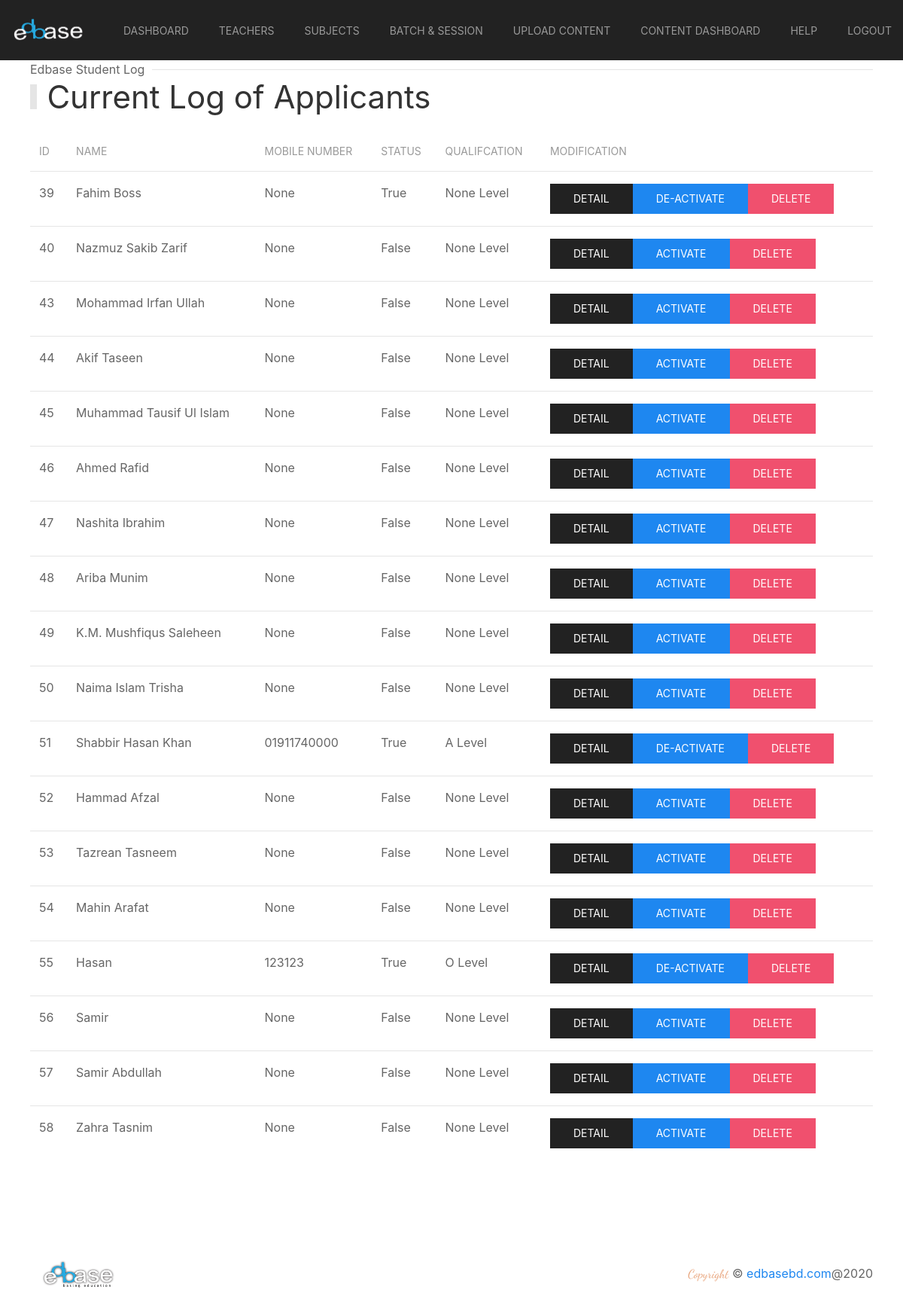
The page /dashboard/ (signed in) on the database its author committed.
### applicant/models.py (models this page shows, shortened)
class Student(models.Model):
    user = models.OneToOneField(User, on_delete=models.CASCADE)
    name = models.CharField(max_length=128, null=True, blank=True)
    mobile = models.CharField(max_length=11, null=True, blank=True)
    guardian_mobile = models.CharField(max_length=11, null=True, blank=True)
    email = models.EmailField(max_length=128, null=True, blank=True)
    school = models.CharField(max_length=128, null=True, blank=True)
    status = models.BooleanField(default=False, null=True, blank=True)
    user_type = models.CharField(max_length=128, null=True, blank=True)
    qualification = models.CharField(max_length=128, null=True, blank=True)
    created_at = models.DateTimeField(auto_now_add=True, null=True, blank=True)

### applicant/views.py (the view)
# urls.py: path('dashboard/', views.dashboard, name='dashboard'),
@login_required(login_url='/login/')
def dashboard(request):
    all_students = Student.objects.all()
    if request.session.get('user'):
        return render(request, 'dashboard.html', {'data': all_students, 'user': request.session.get('user')})
    else:
        user = "USER"
        return render(request, 'dashboard.html', {'data': all_students, 'user': user})

### applicant/templates/dashboard.html
{% extends 'base.html' %}
{% load static %}
{% block content %}
    <section class="main-section">
        {% include 'nav_admin.html' %}
    </section>
    <section id="student-list">
        <div class="uk-container">
            <div class="head">
                <h1 class="uk-heading-bullet">Current Log of Applicants</h1>
                <p class="uk-heading-line"><span>Edbase Student Log</span></p>
            </div>
            <div class="uk-child-width-1@m" uk-grid>
                <div class="uk-margin-large">
                    <table class="uk-table uk-table-hover uk-table-divider">
                        <thead>
                            <tr>
                                <th>id</th>
                                <th>Name</th>
                                <th>Mobile Number</th>
                                <th>Status</th>
                                <th>Qualifcation</th>
                                <th>Modification</th>
                            </tr>
                        </thead>
                        <tbody>
                            {% for student in data %}
                            <tr>
                                <td>{{ student.id }}</td>
                                <td>{{ student.name }}</td>
                                <td>{{ student.mobile }}</td>
                                <td>{{ student.status }}</td>
                                <td>{{ student.qualification }} Level</td>
                                <td class="uk-flex">
                                    <a href="{% url 'studentdetail' student.id %}" class="uk-button uk-button-secondary">Detail</a>
                                    {% if student.status is False %}
                                    <a href="{% url 'activate' student.id %}" class="uk-button uk-button-primary">Activate</a>
                                    {% else %}
                                    <a href="{% url 'deactivate' student.id %}" class="uk-button uk-button-primary">De-Activate</a>
                                    {% endif %}
                                    <a href="{% url 'deletestudent' student.id %}" class="uk-button uk-button-danger">Delete</a>
                                </td>
                            </tr>
                            {% endfor %}
                        </tbody>
                    </table>
                </div>
            </div>
        </div>
    </section>
    <section id="footer">
        <div class="uk-padding">
            <div class="uk-flex uk-flex-wrap uk-flex-wrap-around uk-flex-between uk-flex-middle">
                <a class="uk-navbar-item uk-logo logo-size" href="/"><img src="/static/img/edbase.png" alt="zeros"></a>
                <p class="uk-text-center"> <span class="zeros-sub-head copy">Copyright</span>  © <a href="/">edbasebd.com</a>@2020</p>
            </div>
        </div>
    </section>
{% endblock %}

### static/css/main.css (style rules this page uses)
p { margin: 0; }
.main-section { position: relative; }
.zeros-sub-head { font-family: 'Dancing Script', cursive; font-size: 2.3rem; color:#5a3a68; }
.logo-size { width: 128px; }
.copy { font-size: 1rem; color: #e8a37a; }
.head { display: flex; flex-direction: column-reverse; }

### rows shown on the page
Student: id "39", name "Fahim Boss", mobile "None", status "True", qualification "None", shows "DE-ACTIVATE"
Student: id "40", name "Nazmuz Sakib Zarif", mobile "None", status "False", qualification "None", shows "ACTIVATE"
Student: id "43", name "Mohammad Irfan Ullah", mobile "None", status "False", qualification "None", shows "ACTIVATE"
Student: id "44", name "Akif Taseen", mobile "None", status "False", qualification "None", shows "ACTIVATE"
Student: id "45", name "Muhammad Tausif Ul Islam", mobile "None", status "False", qualification "None", shows "ACTIVATE"
Student: id "46", name "Ahmed Rafid", mobile "None", status "False", qualification "None", shows "ACTIVATE"
Student: id "47", name "Nashita Ibrahim", mobile "None", status "False", qualification "None", shows "ACTIVATE"
Student: id "48", name "Ariba Munim", mobile "None", status "False", qualification "None", shows "ACTIVATE"
Student: id "49", name "K.M. Mushfiqus Saleheen", mobile "None", status "False", qualification "None", shows "ACTIVATE"
Student: id "50", name "Naima Islam Trisha", mobile "None", status "False", qualification "None", shows "ACTIVATE"
Student: id "51", name "Shabbir Hasan Khan", mobile "01911740000", status "True", qualification "A", shows "DE-ACTIVATE"
Student: id "52", name "Hammad Afzal", mobile "None", status "False", qualification "None", shows "ACTIVATE"
Student: id "53", name "Tazrean Tasneem", mobile "None", status "False", qualification "None", shows "ACTIVATE"
Student: id "54", name "Mahin Arafat", mobile "None", status "False", qualification "None", shows "ACTIVATE"
Student: id "55", name "Hasan", mobile "123123", status "True", qualification "O", shows "DE-ACTIVATE"
Student: id "56", name "Samir", mobile "None", status "False", qualification "None", shows "ACTIVATE"
Student: id "57", name "Samir Abdullah", mobile "None", status "False", qualification "None", shows "ACTIVATE"
Student: id "58", name "Zahra Tasnim", mobile "None", status "False", qualification "None", shows "ACTIVATE"
